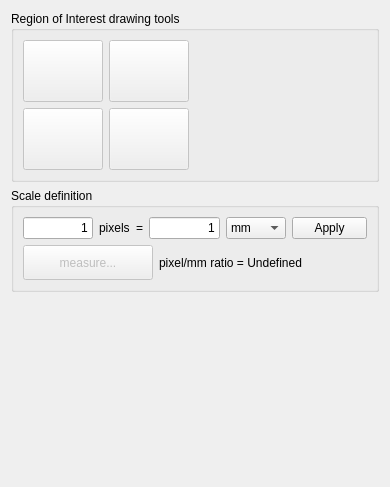
        <widget class="QWidget" name="drawRoi">
         <property name="geometry">
          <rect>
           <x>0</x>
           <y>0</y>
           <width>390</width>
           <height>487</height>
          </rect>
         </property>
         <attribute name="icon">
          <iconset resource="icons.qrc">
           <normaloff>:/resources/1415619665_engineering.png</normaloff>:/resources/1415619665_engineering.png</iconset>
         </attribute>
         <attribute name="label">
          <string>Set up project properties</string>
         </attribute>
         <layout class="QVBoxLayout" name="verticalLayout_31">
          <item>
           <layout class="QVBoxLayout" name="verticalLayout_30">
            <item>
             <widget class="QGroupBox" name="roiGroupBox">
              <property name="title">
               <string>Region of Interest drawing tools</string>
              </property>
              <layout class="QVBoxLayout" name="verticalLayout_29">
               <item>
                <layout class="QHBoxLayout" name="horizontalLayout_29">
                 <item>
                  <widget class="QPushButton" name="plusPolyButton">
                   <property name="enabled">
                    <bool>false</bool>
                   </property>
                   <property name="sizePolicy">
                    <sizepolicy hsizetype="Fixed" vsizetype="Fixed">
                     <horstretch>0</horstretch>
                     <verstretch>0</verstretch>
                    </sizepolicy>
                   </property>
                   <property name="minimumSize">
                    <size>
                     <width>80</width>
                     <height>62</height>
                    </size>
                   </property>
                   <property name="maximumSize">
                    <size>
                     <width>80</width>
                     <height>62</height>
                    </size>
                   </property>
                   <property name="baseSize">
                    <size>
                     <width>100</width>
                     <height>77</height>
                    </size>
                   </property>
                   <property name="text">
                    <string/>
                   </property>
                   <property name="icon">
                    <iconset resource="icons.qrc">
                     <normaloff>:/resources/plusPoly.png</normaloff>
                     <disabledoff>:/resources/plusPolyDisabled.png</disabledoff>:/resources/plusPoly.png</iconset>
                   </property>
                   <property name="iconSize">
                    <size>
                     <width>80</width>
                     <height>62</height>
                    </size>
                   </property>
                  </widget>
                 </item>
                 <item>
                  <widget class="QPushButton" name="minusPolyButton">
                   <property name="enabled">
                    <bool>false</bool>
                   </property>
                   <property name="minimumSize">
                    <size>
                     <width>80</width>
                     <height>62</height>
                    </size>
                   </property>
                   <property name="maximumSize">
                    <size>
                     <width>80</width>
                     <height>62</height>
                    </size>
                   </property>
                   <property name="text">
                    <string/>
                   </property>
                   <property name="icon">
                    <iconset resource="icons.qrc">
                     <normaloff>:/resources/minusPoly.png</normaloff>
                     <disabledoff>:/resources/minusPolyDisabled.png</disabledoff>:/resources/minusPoly.png</iconset>
                   </property>
                   <property name="iconSize">
                    <size>
                     <width>80</width>
                     <height>62</height>
                    </size>
                   </property>
                  </widget>
                 </item>
                 <item>
                  <spacer name="horizontalSpacer_15">
                   <property name="orientation">
                    <enum>Qt::Horizontal</enum>
                   </property>
                   <property name="sizeHint" stdset="0">
                    <size>
                     <width>40</width>
                     <height>20</height>
                    </size>
                   </property>
                  </spacer>
                 </item>
                </layout>
               </item>
               <item>
                <layout class="QHBoxLayout" name="horizontalLayout_30">
                 <item>
                  <widget class="QPushButton" name="plusCircleButton">
                   <property name="enabled">
                    <bool>false</bool>
                   </property>
                   <property name="minimumSize">
                    <size>
                     <width>80</width>
                     <height>62</height>
                    </size>
                   </property>
                   <property name="maximumSize">
                    <size>
                     <width>80</width>
                     <height>62</height>
                    </size>
                   </property>
                   <property name="text">
                    <string/>
                   </property>
                   <property name="icon">
                    <iconset resource="icons.qrc">
                     <normaloff>:/resources/plusCircle.png</normaloff>
                     <disabledoff>:/resources/plusCircleDisabled.png</disabledoff>:/resources/plusCircle.png</iconset>
                   </property>
                   <property name="iconSize">
                    <size>
                     <width>80</width>
                     <height>62</height>
                    </size>
                   </property>
                  </widget>
                 </item>
                 <item>
                  <widget class="QPushButton" name="minusCircleButton">
                   <property name="enabled">
                    <bool>false</bool>
                   </property>
                   <property name="minimumSize">
                    <size>
                     <width>80</width>
                     <height>62</height>
                    </size>
                   </property>
                   <property name="maximumSize">
                    <size>
                     <width>80</width>
                     <height>62</height>
                    </size>
                   </property>
                   <property name="text">
                    <string/>
                   </property>
                   <property name="icon">
                    <iconset resource="icons.qrc">
                     <normaloff>:/resources/minusCircle.png</normaloff>
                     <disabledoff>:/resources/minusCircleDiabled.png</disabledoff>:/resources/minusCircle.png</iconset>
                   </property>
                   <property name="iconSize">
                    <size>
                     <width>80</width>
                     <height>62</height>
                    </size>
                   </property>
                  </widget>
                 </item>
                 <item>
                  <spacer name="horizontalSpacer_17">
                   <property name="orientation">
                    <enum>Qt::Horizontal</enum>
                   </property>
                   <property name="sizeHint" stdset="0">
                    <size>
                     <width>40</width>
                     <height>20</height>
                    </size>
                   </property>
                  </spacer>
                 </item>
                </layout>
               </item>
              </layout>
             </widget>
            </item>
            <item>
             <widget class="QGroupBox" name="lengthCalibrateGroupBox">
              <property name="sizePolicy">
               <sizepolicy hsizetype="Maximum" vsizetype="Preferred">
                <horstretch>0</horstretch>
                <verstretch>0</verstretch>
               </sizepolicy>
              </property>
              <property name="title">
               <string>Scale definition</string>
              </property>
              <layout class="QHBoxLayout" name="horizontalLayout_13">
               <item>
                <layout class="QVBoxLayout" name="verticalLayout_13">
                 <item>
                  <layout class="QHBoxLayout" name="horizontalLayout_4">
                   <item>
                    <widget class="QLineEdit" name="pixelLineEdit">
                     <property name="sizePolicy">
                      <sizepolicy hsizetype="Preferred" vsizetype="Fixed">
                       <horstretch>0</horstretch>
                       <verstretch>0</verstretch>
                      </sizepolicy>
                     </property>
                     <property name="text">
                      <string>1</string>
                     </property>
                     <property name="alignment">
                      <set>Qt::AlignRight|Qt::AlignTrailing|Qt::AlignVCenter</set>
                     </property>
                    </widget>
                   </item>
                   <item>
                    <widget class="QLabel" name="pixelsLabel">
                     <property name="text">
                      <string>pixels</string>
                     </property>
                    </widget>
                   </item>
                   <item>
                    <widget class="QLabel" name="equalLabel">
                     <property name="text">
                      <string>=</string>
                     </property>
                    </widget>
                   </item>
                   <item>
                    <widget class="QLineEdit" name="unitLineEdit">
                     <property name="sizePolicy">
                      <sizepolicy hsizetype="Preferred" vsizetype="Fixed">
                       <horstretch>0</horstretch>
                       <verstretch>0</verstretch>
                      </sizepolicy>
                     </property>
                     <property name="text">
                      <string>1</string>
                     </property>
                     <property name="alignment">
                      <set>Qt::AlignRight|Qt::AlignTrailing|Qt::AlignVCenter</set>
                     </property>
                    </widget>
                   </item>
                   <item>
                    <widget class="QComboBox" name="unitComboBox">
                     <property name="maximumSize">
                      <size>
                       <width>60</width>
                       <height>16777215</height>
                      </size>
                     </property>
                     <item>
                      <property name="text">
                       <string>mm</string>
                      </property>
                     </item>
                     <item>
                      <property name="text">
                       <string>cm</string>
                      </property>
                     </item>
                     <item>
                      <property name="text">
                       <string>m</string>
                      </property>
                     </item>
                     <item>
                      <property name="text">
                       <string>inches</string>
                      </property>
                     </item>
                     <item>
                      <property name="text">
                       <string>feet</string>
                      </property>
                     </item>
                    </widget>
                   </item>
                   <item>
                    <widget class="QPushButton" name="applyScaleButton">
                     <property name="sizePolicy">
                      <sizepolicy hsizetype="Preferred" vsizetype="Fixed">
                       <horstretch>0</horstretch>
                       <verstretch>0</verstretch>
                      </sizepolicy>
                     </property>
                     <property name="maximumSize">
                      <size>
                       <width>75</width>
                       <height>16777215</height>
                      </size>
                     </property>
                     <property name="text">
                      <string>Apply</string>
                     </property>
                    </widget>
                   </item>
                  </layout>
                 </item>
                 <item>
                  <layout class="QHBoxLayout" name="horizontalLayout_12">
                   <item>
                    <widget class="QPushButton" name="measureButton">
                     <property name="enabled">
                      <bool>false</bool>
                     </property>
                     <property name="sizePolicy">
                      <sizepolicy hsizetype="Fixed" vsizetype="Fixed">
                       <horstretch>0</horstretch>
                       <verstretch>0</verstretch>
                      </sizepolicy>
                     </property>
                     <property name="minimumSize">
                      <size>
                       <width>130</width>
                       <height>35</height>
                      </size>
                     </property>
                     <property name="maximumSize">
                      <size>
                       <width>16777215</width>
                       <height>35</height>
                      </size>
                     </property>
                     <property name="text">
                      <string>measure...</string>
                     </property>
                     <property name="icon">
                      <iconset resource="icons.qrc">
                       <normaloff>:/resources/ruler.png</normaloff>:/resources/ruler.png</iconset>
                     </property>
                     <property name="iconSize">
                      <size>
                       <width>30</width>
                       <height>30</height>
                      </size>
                     </property>
                    </widget>
                   </item>
                   <item>
                    <widget class="QLabel" name="pixelEURatioLabel">
                     <property name="text">
                      <string>pixel/mm ratio = Undefined</string>
                     </property>
                    </widget>
                   </item>
                  </layout>
                 </item>
                </layout>
               </item>
              </layout>
             </widget>
            </item>
            <item>
             <spacer name="verticalSpacer_3">
              <property name="orientation">
               <enum>Qt::Vertical</enum>
              </property>
              <property name="sizeHint" stdset="0">
               <size>
                <width>20</width>
                <height>40</height>
               </size>
              </property>
             </spacer>
            </item>
           </layout>
          </item>
         </layout>
        </widget>
